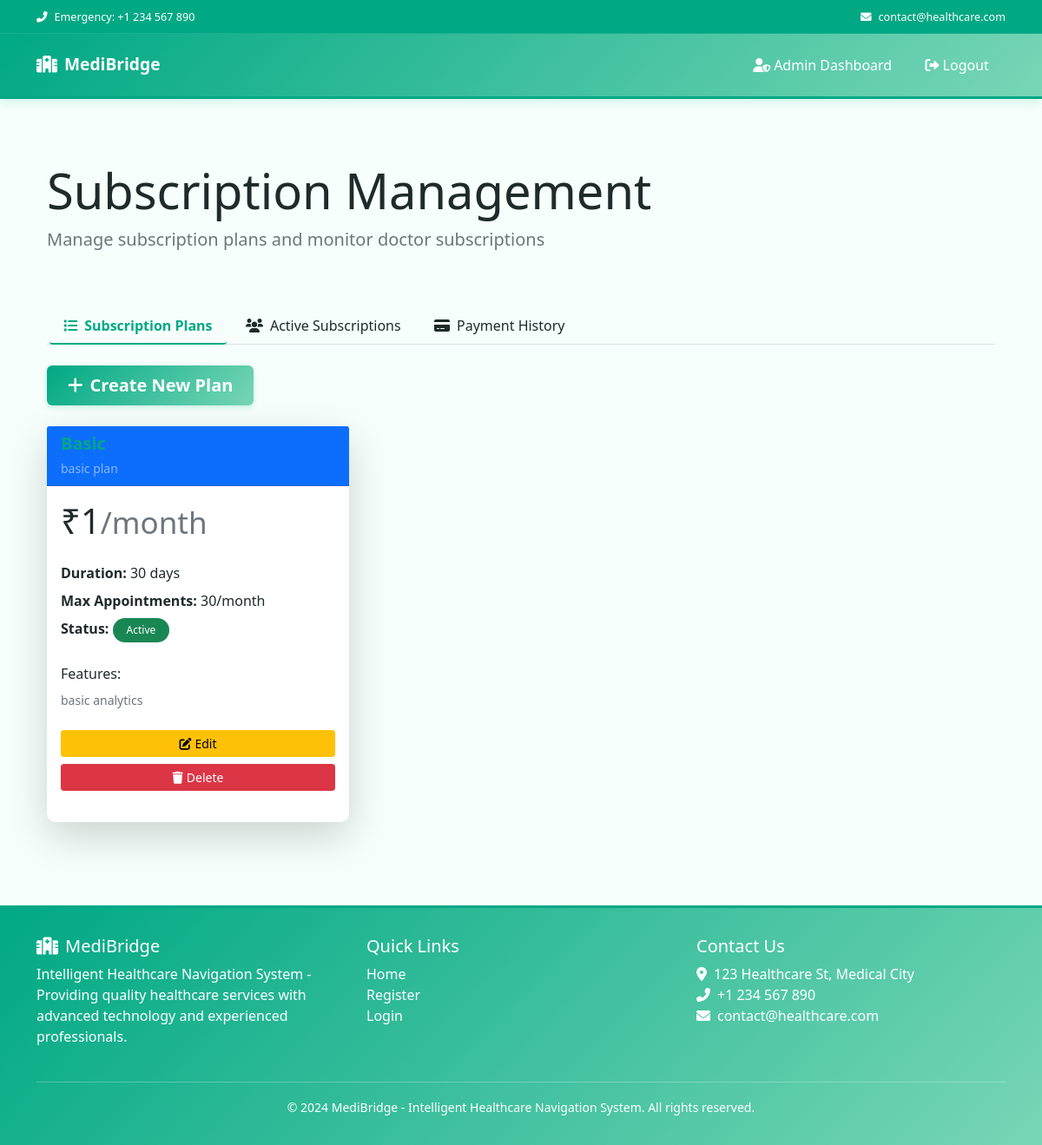
The app's page /admin/subscriptions (signed in) with its own data.
### app.py (models this page shows)
class SubscriptionPlan(db.Model):
    id = db.Column(db.Integer, primary_key=True)
    name = db.Column(db.String(100), nullable=False, unique=True)  # e.g., 'Basic', 'Professional', 'Premium'
    description = db.Column(db.Text, nullable=False)
    price = db.Column(db.Float, nullable=False)  # Price in dollars
    duration_days = db.Column(db.Integer, nullable=False)  # Subscription duration in days
    max_appointments = db.Column(db.Integer, nullable=False)  # Max appointments per month
    features = db.Column(db.Text, nullable=False)  # JSON string of features
    is_active = db.Column(db.Boolean, default=True)
    date_created = db.Column(db.DateTime, server_default=db.func.now())
    subscriptions = db.relationship('DoctorSubscription', backref='plan', lazy=True, cascade="all, delete-orphan")

### app.py (the view)
@app.route('/admin/subscriptions')
@login_required
def admin_subscriptions():
    if not current_user.is_admin:
        flash('Access denied. Admin privileges required.')
        return redirect(url_for('home'))
    plans = SubscriptionPlan.query.all()
    doctor_subscriptions = DoctorSubscription.query.all()
    payments = Payment.query.all()
    return render_template('admin_subscriptions.html',
                          plans=plans,
                          doctor_subscriptions=doctor_subscriptions,
                          payments=payments)

### app.py (called while the page is built)
@login_manager.user_loader
def load_user(user_id):
    return User.query.get(int(user_id))

### templates/admin_subscriptions.html (shortened to what this page needs)
{% extends "base.html" %}
{% block content %}
<div class="container py-5">
    <div class="row mb-5">
        <div class="col-12">
            <h1 class="display-4 mb-2">Subscription Management</h1>
            <p class="lead text-muted">Manage subscription plans and monitor doctor subscriptions</p>
        </div>
    </div>
    <div class="row mb-4">
        <div class="col-12">
            <ul class="nav nav-tabs border-bottom" role="tablist">
                <li class="nav-item" role="presentation">
                    <button class="nav-link active" id="plans-tab" onclick="switchTab('plans')" type="button" role="tab"
                        aria-controls="plans" aria-selected="true">
                        <i class="fas fa-list me-2"></i>Subscription Plans
                    </button>
                </li>
                <li class="nav-item" role="presentation">
                    <button class="nav-link" id="subscriptions-tab" onclick="switchTab('subscriptions')" type="button"
                        role="tab" aria-controls="subscriptions" aria-selected="false">
                        <i class="fas fa-users me-2"></i>Active Subscriptions
                    </button>
                </li>
                <li class="nav-item" role="presentation">
                    <button class="nav-link" id="payments-tab" onclick="switchTab('payments')" type="button" role="tab"
                        aria-controls="payments" aria-selected="false">
                        <i class="fas fa-credit-card me-2"></i>Payment History
                    </button>
                </li>
            </ul>
        </div>
    </div>
    <div id="plans" class="tab-content">
        <div class="row mb-4">
            <div class="col-12">
                <a href="{{ url_for('create_subscription_plan') }}" class="btn btn-primary btn-lg">
                    <i class="fas fa-plus me-2"></i>Create New Plan
                </a>
            </div>
        </div>
        <div class="row g-4">
            {% for plan in plans %}
            <div class="col-lg-4 col-md-6">
                <div class="card border-0 shadow-lg h-100">
                    <div class="card-header bg-primary text-white">
                        <h5 class="card-title mb-1">{{ plan.name }}</h5>
                        <small class="text-white-50">{{ plan.description }}</small>
                    </div>
                    <div class="card-body">
                        <div class="mb-4">
                            <h3 class="display-6 mb-0">₹{{ plan.price|int }}<small class="text-muted">/month</small>
                            </h3>
                        </div>
                        <div class="mb-4">
                            <p class="mb-2"><strong>Duration:</strong> {{ plan.duration_days }} days</p>
                            <p class="mb-2"><strong>Max Appointments:</strong> {{ plan.max_appointments }}/month</p>
                            <p class="mb-3"><strong>Status:</strong>
                                <span class="badge {% if plan.is_active %}bg-success{% else %}bg-danger{% endif %}">
                                    {% if plan.is_active %}Active{% else %}Inactive{% endif %}
                                </span>
                            </p>
                        </div>
                        <div class="mb-4">
                            <p class="fw-semibold mb-2">Features:</p>
                            <small class="text-muted d-block">{{ plan.features }}</small>
                        </div>
                        <div class="d-grid gap-2">
                            <a href="{{ url_for('edit_subscription_plan', plan_id=plan.id) }}"
                                class="btn btn-warning btn-sm">
                                <i class="fas fa-edit me-1"></i>Edit
                            </a>
                            <form method="POST" action="{{ url_for('delete_subscription_plan', plan_id=plan.id) }}"
                                onsubmit="return confirm('Are you sure you want to delete this plan?');">
                                <button type="submit" class="btn btn-danger btn-sm w-100">
                                    <i class="fas fa-trash me-1"></i>Delete
                                </button>
                            </form>
                        </div>
                    </div>
                </div>
            </div>
            {% endfor %}
        </div>
    </div>
</div>
{% endblock %}

### templates/base.html (style rules this page uses)
:root { --primary-color: #00A884; --secondary-color: #78D6B6; --accent-color: #F6FFFB; --text-color: #1F2A2A; --success-color: #00A884; --warning-color: #e67e22; --danger-color: #c0392b; --light-bg: #F6FFFB; }
body { font-family: 'Segoe UI', Tahoma, Geneva, Verdana, sans-serif; background-color: #F6FFFB; overflow-x: hidden; color: #1F2A2A; }
.nav-link { font-weight: 500; color: white !important; padding: 0.5rem 1rem !important; margin: 0 0.2rem; border-radius: 4px; transition: all 0.3s ease; }
.card { border: none; border-radius: 10px; box-shadow: 0 2px 8px rgba(0, 168, 132, 0.08); transition: all 0.3s ease; margin-bottom: 20px; border-left: 4px solid #78D6B6; background-color: #ffffff; }
.card-title { color: var(--primary-color); font-weight: 600; }
.btn-primary { background: linear-gradient(135deg, #00A884 0%, #78D6B6 100%); border: none; padding: 0.5rem 1.5rem; border-radius: 6px; font-weight: 600; transition: all 0.3s ease; box-shadow: 0 2px 6px rgba(0, 168, 132, 0.2); color: white; }
.badge { padding: 0.5rem 1rem; border-radius: 20px; font-weight: 500; }

### templates/admin_subscriptions.html (style rules this page uses)
.nav-tabs .nav-link { color: #1F2A2A !important; border: none; border-bottom: 2px solid transparent; transition: all 0.3s ease; }
.nav-tabs .nav-link.active { color: #00A884 !important; background-color: transparent !important; border-bottom: 2px solid #00A884 !important; font-weight: bold; }

### records on screen
SubscriptionPlan: description "basic plan", price "1", duration_days "30", max_appointments "30", is_active "Active", features "basic analytics"
